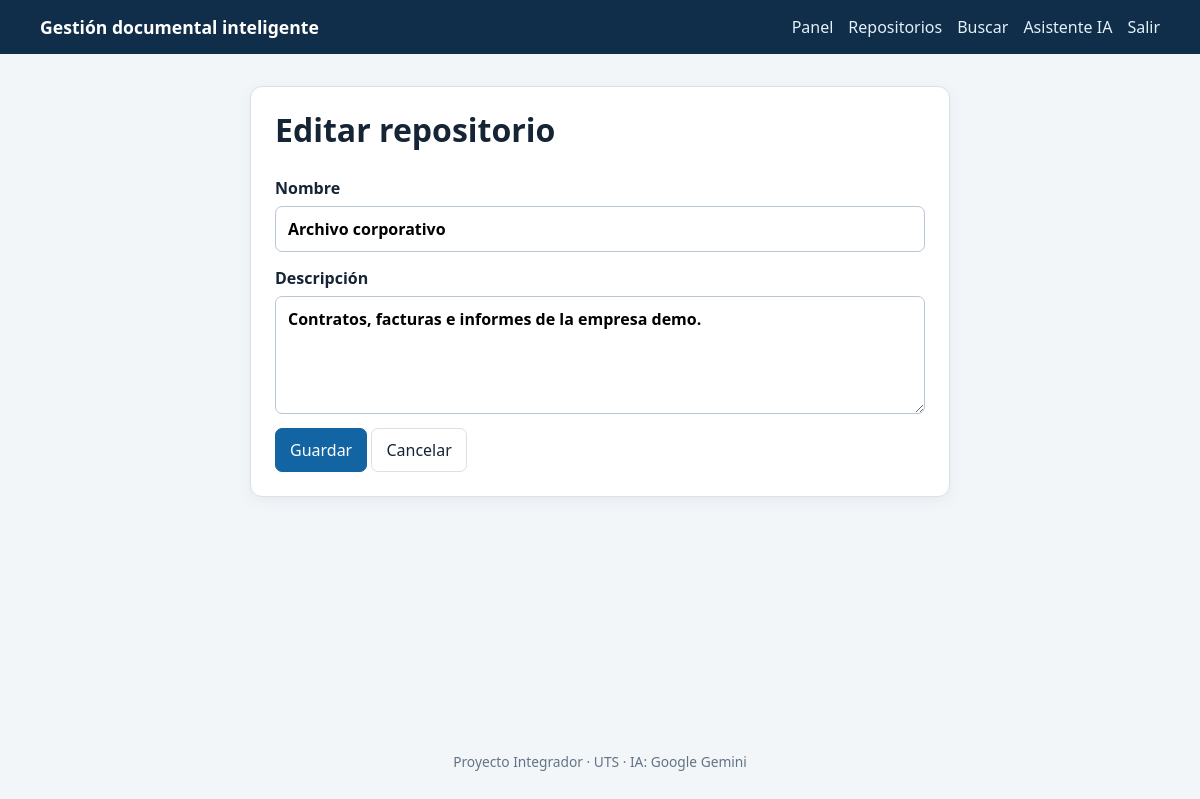
Screenshot of /repositorios/1/editar (signed in) with the database file from the repository.
### tables this page shows
CREATE TABLE repositorios (
    id INTEGER PRIMARY KEY AUTOINCREMENT,
    nombre TEXT NOT NULL,
    descripcion TEXT NOT NULL DEFAULT '',
    propietario_id INTEGER NOT NULL,
    creado_en TIMESTAMP NOT NULL DEFAULT CURRENT_TIMESTAMP,
    actualizado_en TIMESTAMP NOT NULL DEFAULT CURRENT_TIMESTAMP,
    FOREIGN KEY (propietario_id) REFERENCES usuarios (id)
);

### app.py (the view, shortened to what this page needs)
    @app.route("/repositorios/<int:repositorio_id>/editar", methods=("GET", "POST"))
    @login_required
    def editar_repositorio(repositorio_id: int):
        repositorio = obtener_repositorio(repositorio_id)
        return render_template("repositorio_form.html", repositorio=repositorio)

### app.py (called while the page is built)
def get_db() -> sqlite3.Connection:
    if "db" not in g:
        g.db = sqlite3.connect(current_app_config("DATABASE"))
        g.db.row_factory = sqlite3.Row
        g.db.execute("PRAGMA foreign_keys = ON")
    return g.db

def current_app_config(key: str):
    from flask import current_app
    return current_app.config[key]

def cerrar_db(_error=None) -> None:
    db = g.pop("db", None)
    if db is not None:
        db.close()

def login_required(view):
    @wraps(view)
    def wrapped_view(**kwargs):
        if g.usuario is None:
            flash("Debes iniciar sesión para continuar.", "warning")
            return redirect(url_for("login"))
        return view(**kwargs)
    return wrapped_view

def obtener_repositorio(repositorio_id: int) -> sqlite3.Row:
    repositorio = get_db().execute(
        """
        SELECT r.*, u.nombre AS propietario
        FROM repositorios r
        JOIN usuarios u ON u.id = r.propietario_id
        WHERE r.id = ?
        """,
        (repositorio_id,),
    ).fetchone()
    if repositorio is None:
        abort(404)
    if g.usuario["rol"] != "administrador" and repositorio["propietario_id"] != g.usuario["id"]:
        abort(403)
    return repositorio

### templates/repositorio_form.html
{% extends 'base.html' %}{% block title %}{{ 'Editar' if repositorio else 'Nuevo' }} repositorio{% endblock %}
{% block content %}<section class="panel form-card"><h1>{{ 'Editar' if repositorio else 'Nuevo' }} repositorio</h1><form method="post"><label>Nombre<input name="nombre" required value="{{ repositorio['nombre'] if repositorio else '' }}"></label><label>Descripción<textarea name="descripcion" rows="4">{{ repositorio['descripcion'] if repositorio else '' }}</textarea></label><button class="primary">Guardar</button> <a class="button" href="{{ url_for('repositorios') }}">Cancelar</a></form></section>{% endblock %}

### static/styles.css (style rules this page uses)
:root { --ink:#152536; --muted:#627386; --brand:#1264a3; --surface:#fff; --bg:#f3f6f9; --line:#d8e0e8; --danger:#a33939; --success:#176b4d; }
* { box-sizing:border-box; }
body { margin:0; color:var(--ink); background:var(--bg); font:16px/1.5 system-ui,-apple-system,"Segoe UI",sans-serif; }
a { color:var(--brand); }
h1,h2 { margin-top:0; line-height:1.2; }
h1 { font-size:2rem; }
.panel,.auth-card { background:var(--surface); border:1px solid var(--line); border-radius:12px; padding:24px; box-shadow:0 4px 14px #223c5510; }
.form-card { max-width:700px; margin:auto; }
label { display:block; font-weight:650; margin:14px 0; }
input,textarea,select { display:block; width:100%; padding:10px 12px; border:1px solid #b9c6d4; border-radius:7px; font:inherit; margin-top:6px; background:#fff; }
textarea { resize:vertical; }
button,.button { border:1px solid var(--line); border-radius:7px; padding:9px 14px; background:#fff; color:var(--ink); font:inherit; cursor:pointer; text-decoration:none; display:inline-block; }
button.primary,.primary { color:#fff; background:var(--brand); border-color:var(--brand); }

### rows the page displays
repositorios: nombre "Archivo corporativo", descripcion "Contratos, facturas e informes de la empresa demo."

### other values shown
{{ 'Editar' if repositorio else 'Nuevo' }} "Editar"
